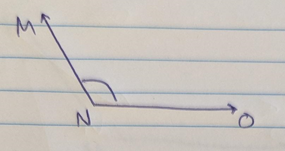
#> input picture Q1-1.png, 285 x 151 px, found by its file name
$ jupyter execute measure_angle.ipynb
#> lines starting #> are read from the running program, lines starting #| are printed output that depends on the picture; after the words box and inside, x2 and y2 are one past the last pixel; in counts of white or black regions, pixels touching at a corner belong together
[cell 1]
import cv2
import numpy as np
import math
import matplotlib.pyplot as plt

def calculate_angle(point1, point2, point3):
    """
    Calculate the angle between the line from point1 to point2 and from point2 to point3.
    """
    vector1 = np.array(point1) - np.array(point2)
    vector2 = np.array(point3) - np.array(point2)

    dot_product = np.dot(vector1, vector2)
    magnitude1 = np.linalg.norm(vector1)
    magnitude2 = np.linalg.norm(vector2)

    angle = math.acos(dot_product / (magnitude1 * magnitude2))
    return np.degrees(angle)

def filter_blue_lines(image):
    """
    Filter out blue lines in the image using color thresholding.
    """
    hsv = cv2.cvtColor(image, cv2.COLOR_BGR2HSV)

    # Define the blue color range in HS
    lower_blue = np.array([100, 150, 0])
    upper_blue = np.array([255, 255, 255])

    # Create a mask for blue color
    mask = cv2.inRange(hsv, lower_blue, upper_blue)

    # Bitwise-AND mask and original image to keep only the blue regions
    blue_only = cv2.bitwise_and(image, image, mask=mask)

    return blue_only

def find_contours_and_angle(image_path):
    # Read the image
    img = cv2.imread(image_path)
#> img is the input picture: shape (151, 285, 3); mean B, G, R 190.4, 195.6, 201

    # Detect edges using Canny
    gray = cv2.cvtColor(img, cv2.COLOR_BGR2GRAY)
    canny = cv2.Canny(gray, 200, 255)
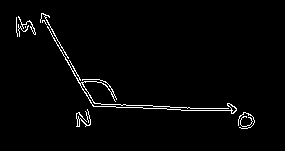
#> canny: shape (151, 285); 2.1% white in thin lines or dots, all inside (x1, y1, x2, y2) = (16, 13, 255, 129)

    dilate = cv2.dilate(canny, (5,5), iterations=5)
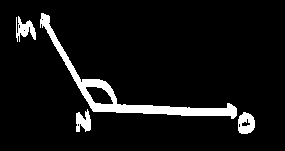
#> dilate: shape (151, 285); 6.9% white; 4 white regions, box (x1, y1, x2, y2) and area: (40, 13, 237, 119) 2207, (238, 112, 255, 134) 275, (16, 16, 36, 42) 264, (76, 109, 91, 132) 232
    erode  = cv2.erode(dilate, (5,5), iterations=7)
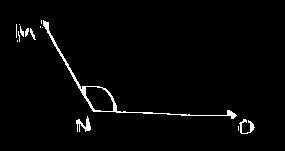
#> erode: shape (151, 285); 2.2% white in thin lines or dots, all inside (x1, y1, x2, y2) = (16, 20, 255, 134)

    # Find contours
    contours, _ = cv2.findContours(erode, cv2.RETR_TREE, cv2.CHAIN_APPROX_SIMPLE)
#> contours = 15 contours, 11 with area under 20; largest, box (x1, y1, x2, y2) and area: (43, 20, 237, 119) 861, (85, 86, 114, 112) 522, (76, 116, 91, 132) 66, (239, 119, 255, 134) 50

    if contours:
        # Assume the largest contour is the shape of interest
        contour = max(contours, key=cv2.contourArea)
#> contour = contour of 181 points, box (x1, y1, x2, y2) (43, 20, 237, 119), area 861

        # Approximate the contour to get the vertices of the shape
        epsilon = 0.1 * cv2.arcLength(contour, True)
#> epsilon = 53.05
        approx = cv2.approxPolyDP(contour, epsilon, True)
#> approx = [[43, 20], [93, 111], [236, 115]]

        if len(approx) >= 2:
            cv2.drawContours(img, [approx], -1, (0, 255, 0), 2)
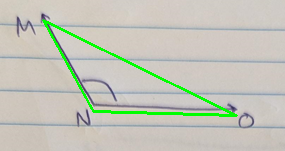
#> img: shape (151, 285, 3); 2.87% of pixels changed, all inside (x1, y1, x2, y2) = (42, 19, 238, 117)
            for point in approx:
                cv2.circle(img, tuple(point[0]), 5, (0, 0, 255), -1)
#> this loop made 3 passes
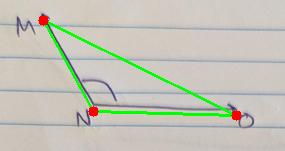
#> img: shape (151, 285, 3); 0.56% of pixels changed, all inside (x1, y1, x2, y2) = (38, 15, 242, 121)

            # Let's say we want to calculate the angle at the first vertex
            point1 = approx[0][0]
#> point1 = [43, 20]
            point2 = approx[1][0]
#> point2 = [93, 111]
            point3 = approx[2][0]
#> point3 = [236, 115]

            # Calculate the angle
            angle = calculate_angle(point1, point2, point3)
#> in calculate_angle, `vector1 = np.array(point1) - np.array(point2)`: vector1 = [-50, -91]
#> in calculate_angle, `vector2 = np.array(point3) - np.array(point2)`: vector2 = [143, 4]
#> in calculate_angle, `dot_product = np.dot(vector1, vector2)`: dot_product = -7514
#> in calculate_angle, `magnitude1 = np.linalg.norm(vector1)`: magnitude1 = 103.8
#> in calculate_angle, `magnitude2 = np.linalg.norm(vector2)`: magnitude2 = 143.1
#> in calculate_angle, `angle = math.acos(dot_product / (magnitude1 * magnitude2))`: angle = 2.1
#> angle = 120.4
            print(f"The angle is: {angle:.2f} degrees")
#| The angle is: 120.39 degrees

            # Display the image with the contour
            cv2.imshow('Blue Lines Contour', img)
            cv2.waitKey(0)
            cv2.destroyAllWindows()

        else:
            print("Not enough vertices to calculate an angle.")
    else:
        print("No contours found.")

# Example usage
find_contours_and_angle('/Users/hanna m/machinelearning/deep_learning/cv/analyse_geometery/Q1-1.png')
